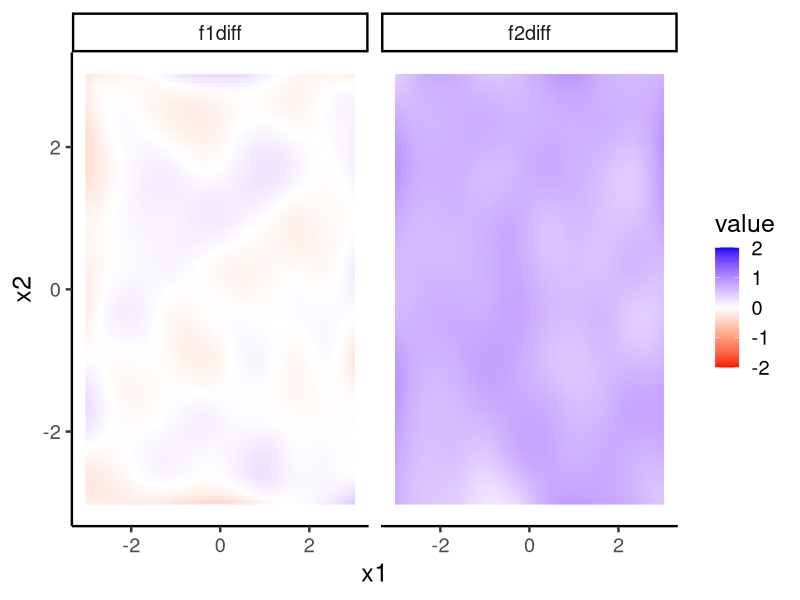

Generate this figure with R:
library(mgcv)
library(tidyverse)
# Simulate
set.seed(500)
N <- 5000
nx_pred <- 100
x1 <- runif(N, -3, 3)
x2 <- runif(N, -3, 3)
f1 <- function(x1,x2) 2*cos(pi*x1/4)*sin(pi*x2/2) 
f2 <- function(x1,x2) sin(pi/2 + x1) + cos(x2^2/4) 
y_x1_x2_f1 <- f1(x1,x2) + rnorm(N)
y_x1_x2_f2 <- f2(x1,x2) + rnorm(N)
df_fit <- data.frame(y_x1_x2_f1,y_x1_x2_f2,x1,x2)
## fit the two models 
fit_te_x1_x2_f1 <- gam(y_x1_x2_f1 ~ te(x1, x2, k=10, bs="cr"), method="REML", data=df_fit)
fit_te_x1_x2_f2 <- gam(y_x1_x2_f2 ~ te(x1, x2, k=10, bs="cr"), method="REML", data=df_fit)
# get estimated coefficients
# grid of new x1, x2 values to predict on
x1_pred <- seq(min(x1),max(x1),len=nx_pred)
x2_pred <- seq(min(x2),max(x2),len=nx_pred)
# get all combinations of x1 and x2 values
df_pred <- expand.grid(x1=x1_pred, x2=x2_pred)
# True values
df_pred$f1y = f1(df_pred$x1,df_pred$x2)
df_pred$f2y = f2(df_pred$x1,df_pred$x2)
# get actual coefficient estimates
f1hat_x1_x2 <- predict(fit_te_x1_x2_f1, newdata=df_pred, type='terms') 
f2hat_x1_x2 <- predict(fit_te_x1_x2_f2, newdata=df_pred, type='terms')
# Plot a heatmaps of fhat(x1,x2) - ftrue(x1,x2)
plt_diff <-
  data.frame(df_pred, 
             f1diff=df_pred$f1y-f1hat_x1_x2[,"te(x1,x2)"],
             f2diff=df_pred$f2y-f2hat_x1_x2[,"te(x1,x2)"]) %>%
  pivot_longer(cols=c("f1diff","f2diff")) %>%
  ggplot() + theme_bw() +theme_classic(base_size=18) +
  geom_raster(aes(x1,x2,fill=value)) + facet_wrap(~name) +
  scale_fill_gradientn(colours=c("red","white","blue"), limits=c(-2,2))

plt_diff
